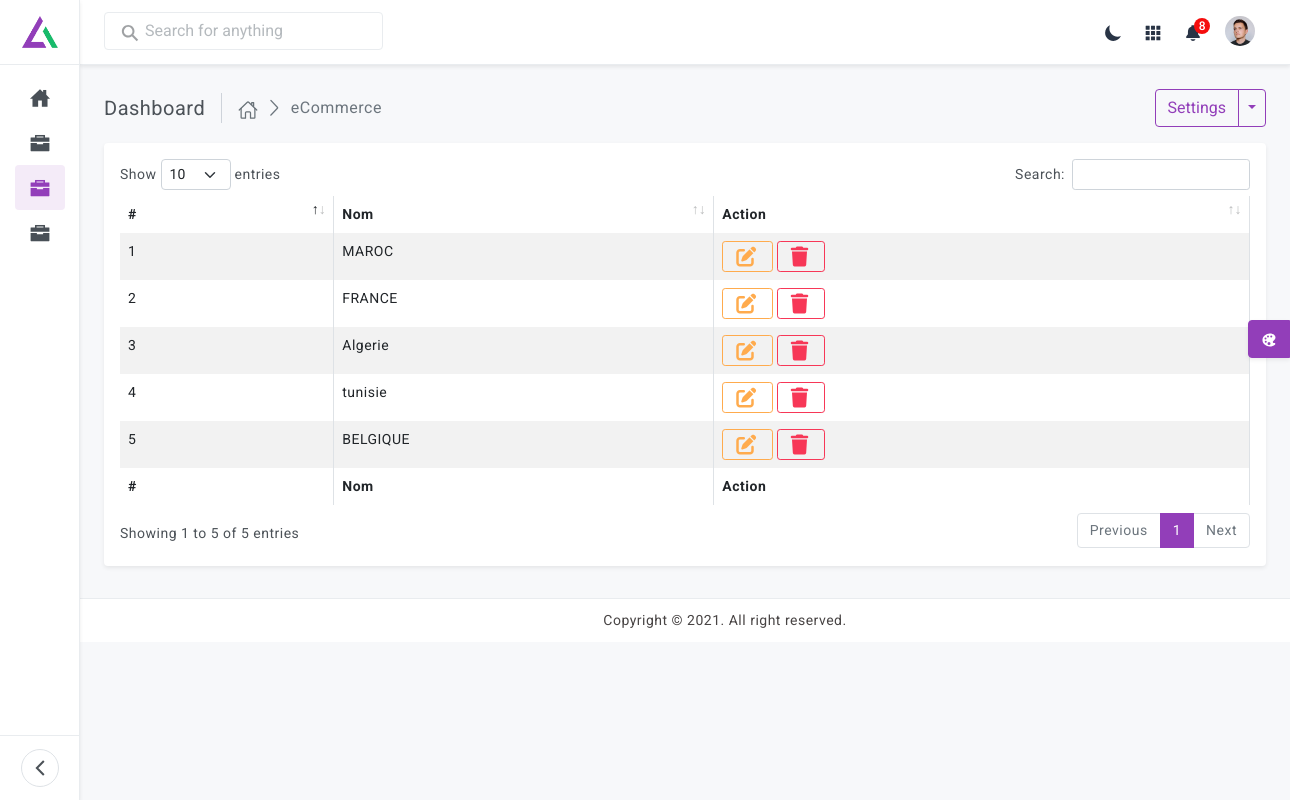
/pay/index.php (signed in), run on the app's committed database.
### tables this page shows
CREATE TABLE IF NOT EXISTS `pays` (
  `id` int(11) NOT NULL AUTO_INCREMENT,
  `nom` varchar(255) NOT NULL DEFAULT '0',
  PRIMARY KEY (`id`)
);

### pay/index.php (the view, shortened to what this page needs)
<?php require '../include/connexion.php'; ?>
<?php include '../include/header.php'; ?>
<div class="wrapper">
    <?php include '../include/sidebar.php'; ?>
    <?php include '../include/top_header.php'; ?>
    <div class="page-content-wrapper">
        <div class="page-content">
            <div class="page-breadcrumb d-none d-sm-flex align-items-center mb-3">
                <div class="breadcrumb-title pe-3">Dashboard</div>
                <div class="ps-3">
                    <nav aria-label="breadcrumb">
                        <ol class="breadcrumb mb-0 p-0 align-items-center">
                            <li class="breadcrumb-item"><a href="javascript:;">
                                    <ion-icon name="home-outline"></ion-icon>
                                </a>
                            </li>
                            <li class="breadcrumb-item active" aria-current="page">eCommerce</li>
                        </ol>
                    </nav>
                </div>
                <div class="ms-auto">
                    <div class="btn-group">
                        <button type="button" class="btn btn-outline-primary">Settings</button>
                        <button type="button"
                            class="btn btn-outline-primary split-bg-primary dropdown-toggle dropdown-toggle-split"
                            data-bs-toggle="dropdown"> <span class="visually-hidden">Toggle Dropdown</span>
                        </button>
                    </div>
                </div>
            </div>
            <div class="row">
                <div class="col-md-12">
                    <div class="card">
                        <div class="card-body">
                            <div class="table-responsive">
                                <table id="example" class="table table-striped table-bordered" style="width:100%">
                                    <thead>
                                        <tr>
                                            <th>#</th>
                                            <th>Nom</th>
                                            <th>Action</th>
                                        </tr>
                                    </thead>
                                    <tbody>
                                        <tr>
                                            <?php
										$req = $db->query("SELECT * FROM pays");
										while($data = $req->fetch()):
									?>
                                            <td><?= $data['id'] ?></td>
                                            <td><?php echo $data[1] ?></td>
                                            <td>
                                                <a href="update.php?id=<?= $data[0] ?>"
                                                    class="btn btn-sm btn-outline-warning">
                                                    <i class="fa fa-edit"></i>
                                                </a>
                                                <a href="delete.php?id=<?= $data[0] ?>"
                                                    class="btn btn-sm btn-outline-danger">
                                                    <i class="fa fa-trash"></i>
                                                </a>
                                            </td>
                                        </tr>
                                        <?php endwhile;  ?>
                                    </tbody>
                                    <tfoot>
                                        <tr>
                                            <th>#</th>
                                            <th>Nom</th>
                                            <th>Action</th>
                                        </tr>
                                    </tfoot>
                                </table>
                            </div>
                        </div>
                    </div>
                </div>
            </div>
        </div>
    </div>
    <footer class="footer">
        <div class="footer-text">
            Copyright © 2021. All right reserved.
        </div>
    </footer>
    <div class="switcher-body">
        <button class="btn btn-primary btn-switcher shadow-sm" type="button" data-bs-toggle="offcanvas"
            data-bs-target="#offcanvasScrolling" aria-controls="offcanvasScrolling">
            <ion-icon name="color-palette-sharp" class="me-0"></ion-icon>
        </button>
    </div>
</div>
<?php include '../include/footer.php'; ?>

### assets/css/style.css (style rules this page uses)
body { color: #4c5258; font-size: 14px; letter-spacing: .5px; background-color: #f7f8fa; overflow-x: hidden; font-family: Roboto, sans-serif; }
a { text-decoration: none; }
::placeholder { opacity: 0.5 !important; }
.wrapper { position: relative; width: 100%; height: auto; }
.wrapper .page-content-wrapper { margin-left: 80px; margin-top: 65px; padding: 0 0rem 2em 0rem; transition: .3s all; }
.wrapper .page-content { padding: 1.5rem; }
.breadcrumb-title { font-size: 20px; border-right: 1.5px solid #ced3da; }
.page-breadcrumb .breadcrumb li.breadcrumb-item { font-size: 16px; }
.page-breadcrumb .breadcrumb li a { font-size: 20px; color: #697278; }
.page-breadcrumb .breadcrumb-item+.breadcrumb-item::before { display: inline-block; padding-right: .5rem; font-family: LineIcons; content: "\ea5c"; }
.footer { position: absolute; left: 80px; right: 0; bottom: 0; width: 100%; padding: 0.7rem; color: #484444; background-color: #fff; border-top: 1px solid #e9ecef; text-align: center; transition: .3s all; }
.btn i, .btn ion-icon { vertical-align: middle; font-size: 1rem; margin-top: -1em; margin-bottom: -1em; margin-right: 7px; }
.btn i, .btn.btn-lg ion-icon { font-size: 1.25rem; }
.table-responsive { white-space: nowrap; }
.btn-switcher { position: fixed; right: 0px; top: 40%; border-top-right-radius: 0; border-bottom-right-radius: 0; }

### data on the page
pays: id "1", nom "MAROC"
pays: id "2", nom "FRANCE"
pays: id "3", nom "Algerie"
pays: id "4", nom "tunisie"
pays: id "5", nom "BELGIQUE"
